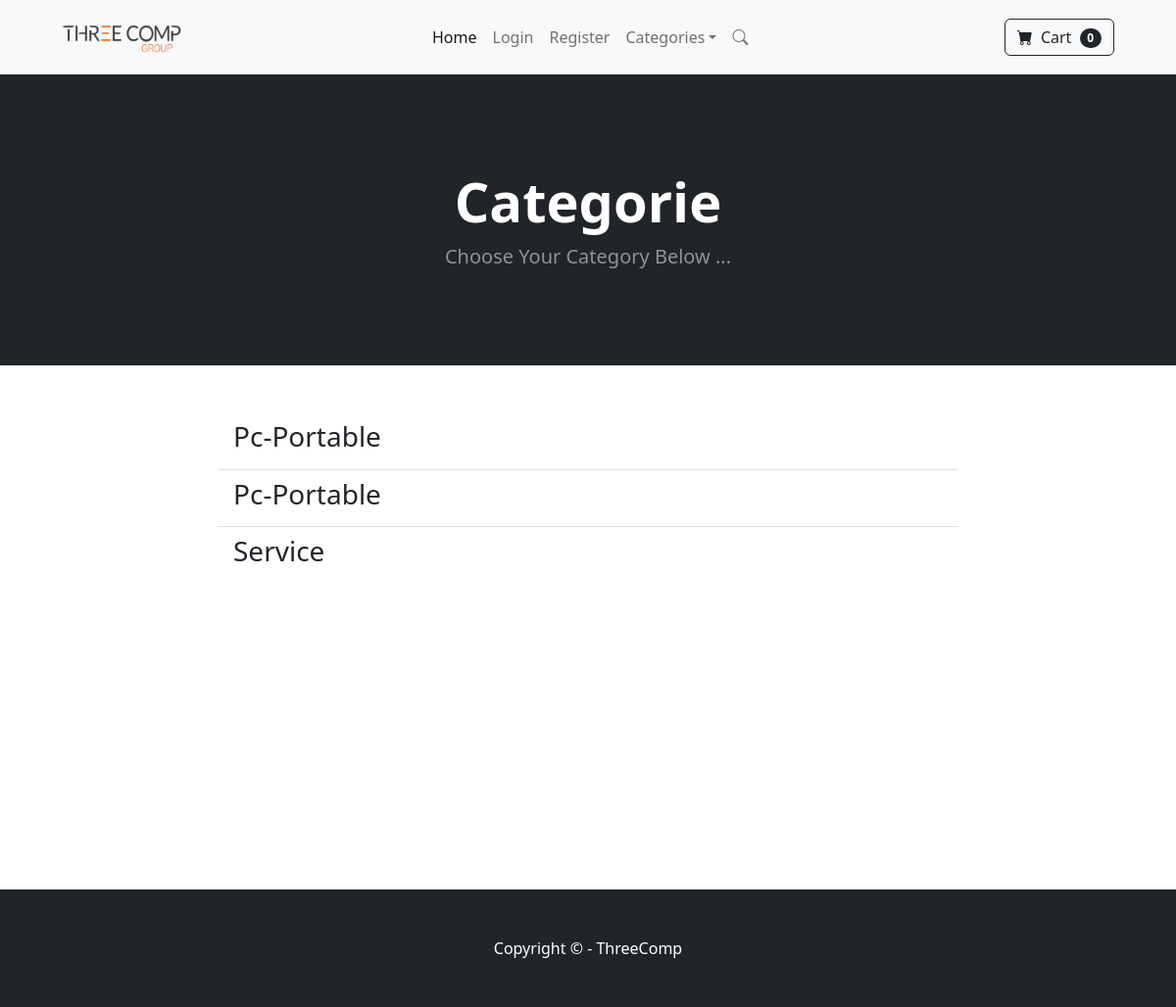
The app's page /category_summary/ with its own data.
### Ecommerce_Website/models.py (models this page shows)
class categories(models.Model):
    name_cat = models.CharField(max_length=100)
    img_cat = models.ImageField(upload_to='categorie/',blank=True)
    def __str__(self):
        return self.name_cat
    class Meta:
        verbose_name_plural = 'Categories'

### Ecommerce_Website/views.py (the view)
# urls.py: path('category_summary/', views.category_summary, name='category_summary'),
def category_summary(request):
    category = categories.objects.all()
    return render(request, 'Ecom/category_summary.html',{'category': category})

### cart/cart.py (called while the page is built)
    def __len__(self):
        return len(self.cart)

### cart/context_processors.py (called while the page is built)
def cart(request):
    return {'cart': Cart(request)}

### Templates/Ecom/category_summary.html
{% extends 'Ecom/base.html' %}
{% load static %}
{% block content %}
    <header class="bg-dark py-5">
        <div class="container px-4 px-lg-5 my-5">
            <div class="text-center text-white">
                <h1 class="display-4 fw-bolder">Categorie</h1>
                <p class="lead fw-normal text-white-50 mb-0">Choose Your Category Below ...</p>
            </div>
        </div>
    </header>
    <div class="container my-5">
        <div class="row justify-content-center">
            <div class="col-12 col-md-8">
                <ul class="list-group list-group-flush">
                    {% for cat in category %}
                    <li class="list-group-item">
                        <h3 class="text-start">
                            <a href="{% url 'category' cat %}" class="text-decoration-none text-dark">{{ cat }}</a>
                        </h3>
                    </li>
                    {% endfor %}
                </ul>
            </div>
        </div>
    </div>
    <div class="container">
        <div class="row">
            <div class="col-12">
                <br><br><br><br><br><br><br><br><br><br><br>
            </div>
        </div>
    </div>
{% endblock content %}

### records on screen
categories: name_cat "Pc-Portable"
categories: name_cat "Pc-Portable"
categories: name_cat "Service"

### other values on screen
{{ cart|length }} "0"
